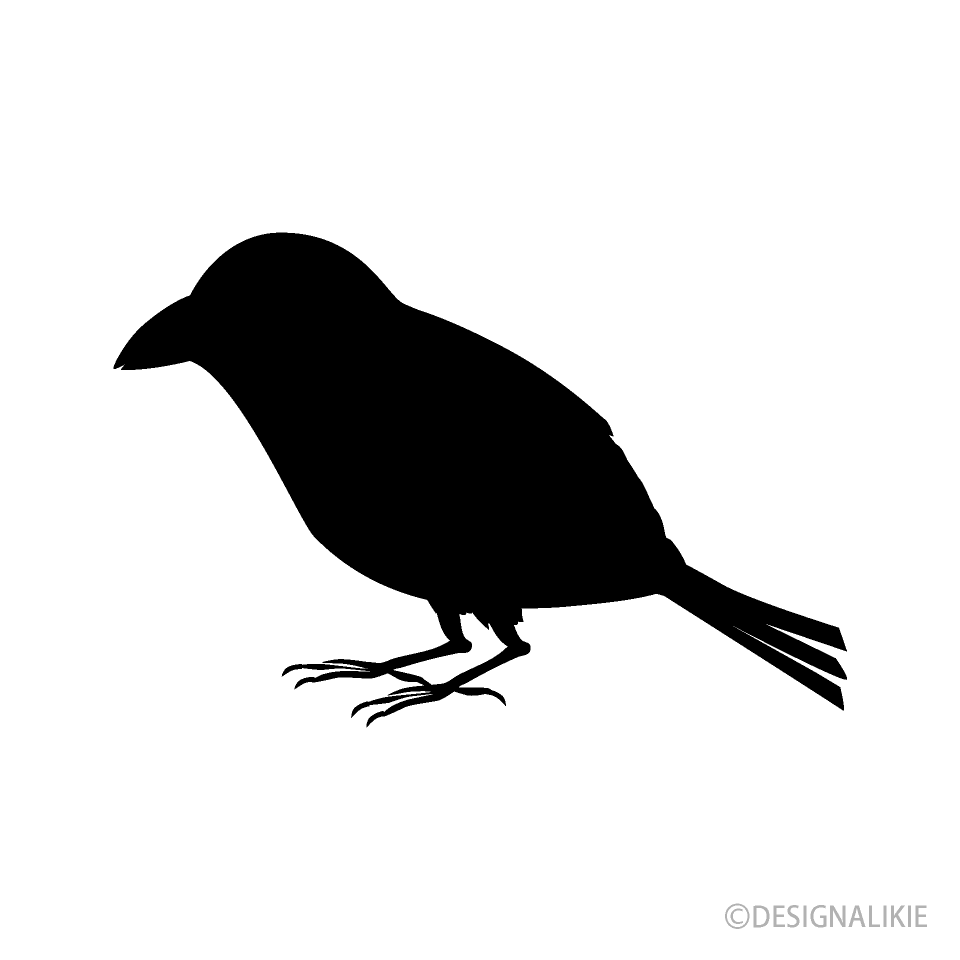
#> input picture bird.png, 960 x 960 px
$ python png2prn.py bird.png out.png
#> lines starting #> are read from the running program, lines starting #| are printed output that depends on the picture; after the words box and inside, x2 and y2 are one past the last pixel; in counts of white or black regions, pixels touching at a corner belong together
#!/usr/bin/env python3
#
# Mockba the Borg - PNG to printer format converter
# https://github.com/MockbaTheBorg/Epson
"""
PNG to Epson LX-80 Printer File Converter
Converts PNG images to Epson ESC/P format for dot-matrix printing
"""

import sys
import argparse
from PIL import Image
import numpy as np


def convert_to_bw(image, threshold=128):
    """Convert image to black and white using threshold"""
    # Convert to grayscale
    gray = image.convert('L')
    # Apply threshold
    bw = gray.point(lambda x: 0 if x < threshold else 255, '1')
    return bw


def image_to_epson_graphics(image, dpi_mode='60'):
    """
    Convert PIL Image to Epson graphics bytes

    Args:
        image: PIL Image object (black and white)
        dpi_mode: '60' for ESC K (60 dpi), '120' for ESC L (120 dpi)

    Returns:
        List of bytes for printer
    """
    ESC = 0x1B
    CR = 0x0D
    LF = 0x0A

    # Graphics mode command
    if dpi_mode == '120':
        gfx_cmd = 0x4C  # ESC L - 120 dpi
    else:
        gfx_cmd = 0x4B  # ESC K - 60 dpi

    width, height = image.size
    pixels = np.array(image)

    data = []

    # Set printer LPI to 8/72 inch
    data.append(ESC)
    data.append(0x41)  # ESC A
    data.append(0x08)  # 8/72 inch LPI

    # Process image in strips of 8 pixels high (one byte per column)
    for y in range(0, height, 8):
        # Start graphics mode
        data.append(ESC)
        data.append(gfx_cmd)

        # Send width as low byte, high byte
        data.append(width & 0xFF)
        data.append((width >> 8) & 0xFF)

        # Process each column
        for x in range(width):
            byte_val = 0
            # Pack 8 vertical pixels into one byte
            for bit in range(8):
                if y + bit < height:
                    # Check if pixel is black (0 in our BW image)
                    if pixels[y + bit, x] == 0:
                        byte_val |= (1 << (7 - bit))

            data.append(byte_val)

        # Line feed
        data.append(CR)
        data.append(LF)

    # Reset printer
    data.append(ESC)
    data.append(0x40)  # ESC @

    return data


def png_to_prn(input_png, output_prn, max_width=480, threshold=128, dpi='60'):
    """
    Convert PNG file to Epson LX-80 PRN file

    Args:
        input_png: Path to input PNG file
        output_prn: Path to output PRN file
        max_width: Maximum width in pixels (LX-80 can do ~480 pixels at 60dpi)
        threshold: Threshold for black/white conversion (0-255)
        dpi: '60' or '120' for graphics resolution
    """
#> called with input_png = 'bird.png', output_prn = 'out.png', max_width = 480, threshold = 128, dpi = '60'
    try:
        # Load image
        img = Image.open(input_png)
#> img is the input picture: PIL image 960x960 P; min 0, max 255, mean 219

        # Resize if too wide, maintaining aspect ratio
        if img.width > max_width:
            ratio = max_width / img.width
#> ratio = 0.5
            new_height = int(img.height * ratio)
#> new_height = 480
            img = img.resize((max_width, new_height), Image.Resampling.LANCZOS)
#> img: PIL image 480x480 P
            print(f"Resized to {max_width}x{new_height} pixels")
#| Resized to 480x480 pixels

        # Convert to black and white
        bw_img = convert_to_bw(img, threshold)
#> in convert_to_bw, `bw = gray.point(lambda x: 0 if x < threshold else 255, '1')`:
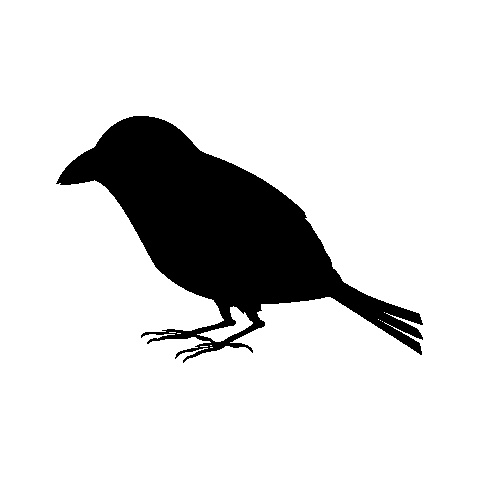
#> bw: PIL image 480x480 1; 85.9% white; 1 black region, box (x1, y1, x2, y2) and area: (56, 116, 423, 363) 32579
        print(f"Converted to B&W (threshold={threshold})")
        print(f"Image size: {bw_img.width}x{bw_img.height} pixels")
#| Image size: 480x480 pixels

        # Convert to Epson graphics
        printer_data = image_to_epson_graphics(bw_img, dpi)
#> printer_data = 29165 items

        # Write to file
        with open(output_prn, 'wb') as f:
            f.write(bytes(printer_data))

        print(f"Created printer file: {output_prn}")
        print(f"Send to printer with: cat {output_prn} > /dev/usblp0")
        print(f"Or on Windows: COPY /B {output_prn} LPT1:")

    except FileNotFoundError:
        print(f"Error: Could not find input file '{input_png}'")
        sys.exit(1)
    except Exception as e:
        print(f"Error: {e}")
        sys.exit(1)


def main():
    parser = argparse.ArgumentParser(
        description='Convert PNG images to Epson LX-80 printer format',
        formatter_class=argparse.RawDescriptionHelpFormatter,
        epilog="""
Examples:
  %(prog)s input.png output.prn
  %(prog)s photo.png photo.prn --threshold 150 --width 400
  %(prog)s logo.png logo.prn --dpi 120
        """
    )

    parser.add_argument('input', help='Input PNG file')
    parser.add_argument('output', help='Output PRN file')
    parser.add_argument('-w', '--width', type=int, default=480,
                        help='Maximum width in pixels (default: 480)')
    parser.add_argument('-t', '--threshold', type=int, default=128,
                        help='B&W threshold 0-255 (default: 128)')
    parser.add_argument('-d', '--dpi', choices=['60', '120'], default='60',
                        help='Graphics resolution (default: 60)')

    args = parser.parse_args()

    # Validate threshold
    if not 0 <= args.threshold <= 255:
        print("Error: Threshold must be between 0 and 255")
        sys.exit(1)

    png_to_prn(args.input, args.output, args.width, args.threshold, args.dpi)


if __name__ == '__main__':
    main()
